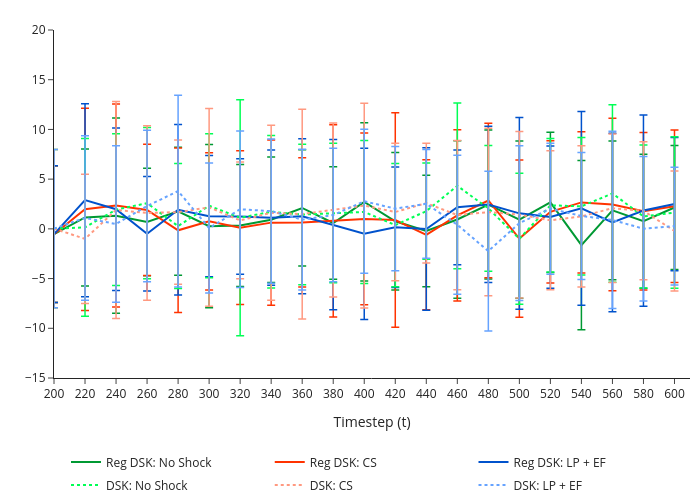

This figure's notebook cell:
### Code cell
SCENARIOS = {
    "Reg DSK: No Shock": {"df": scenario_results["hrhs_1"], "color": "#009933", 'dash': 'solid'},
    "Reg DSK: CS": {"df": scenario_results["hrhs_2"], "color": "#ff3300",'dash': 'solid'},
    "Reg DSK: LP + EF": {"df": scenario_results["hrhs_3"], "color": "#0052cc",'dash': 'solid'},
    "DSK: No Shock": {"df": scenario_results["dsk_sfc_1"], "color": "#00ff55", 'dash': 'dot'},
    "DSK: CS": {"df": scenario_results["dsk_sfc_2"], "color": "#ff9980", 'dash': 'dot'},
    "DSK: LP + EF": {"df": scenario_results["dsk_sfc_3"], "color": "#66a3ff", 'dash': 'dot'}
}
fig1 = build_macro_snapshot_metric_figure(
    scenarios=SCENARIOS,
    metric="GDP_r_growth",
    metric_label='',
    snap_ts=np.arange(200, 620, 20),
    title='Real GDP Growth',
    line_type='lines',
    ncol_legend=3,
    ymin=-15,
    ymax=20,
    CI_type='error_bar',
    pdf_pages=PDF_PAGES,
    pdf_path=OUTPUT / "GDP_r_growth_line.pdf",
)
fig1

# fig1.write_html("../figures/sprint4/GDP_r_growth_line.html", include_plotlyjs="cdn")

### Figure 1 — Plotly figure (JSON) as saved in the notebook; plotly's stock layout.template omitted (floating-point values rounded to 4 significant figures)
{"data": [{"error_y": {"array": [6.882, 6.885, 9.82, 5.4, 6.434, 8.209, 6.136, 6.314, 5.848, 5.665, 7.951, 6.91, 5.598, 7.919, 7.485, 7.911, 7.052, 8.513, 6.969, 6.743, 6.232], "color": "#009933", "thickness": 1.5, "type": "data", "visible": true, "width": 4}, "legendgroup": "Reg DSK: No Shock", "line": {"color": "#009933", "dash": "solid", "width": 2}, "marker": {"color": "#009933", "line": {"color": "#009933", "width": 1}, "size": 8, "symbol": "circle"}, "mode": "lines", "name": "Reg DSK: No Shock", "showlegend": true, "type": "scatter", "x": [200, 220, 240, 260, 280, 300, 320, 340, 360, 380, 400, 420, 440, 460, 480, 500, 520, 540, 560, 580, 600], "y": [-0.5367, 1.148, 1.32, 0.6949, 1.768, 0.2643, 0.3461, 0.9118, 2.101, 0.5886, 2.711, 0.7642, -0.2149, 0.9444, 2.446, 0.9289, 2.661, -1.635, 1.857, 0.7702, 2.148]}, {"error_y": {"array": [6.882, 10.17, 10.2, 6.6, 8.269, 6.891, 7.733, 8.316, 6.499, 9.666, 8.645, 10.78, 7.549, 8.621, 7.773, 7.919, 7.163, 7.102, 8.683, 7.912, 7.674], "color": "#ff3300", "thickness": 1.5, "type": "data", "visible": true, "width": 4}, "legendgroup": "Reg DSK: CS", "line": {"color": "#ff3300", "dash": "solid", "width": 2}, "marker": {"color": "#ff3300", "line": {"color": "#ff3300", "width": 1}, "size": 8, "symbol": "circle"}, "mode": "lines", "name": "Reg DSK: CS", "showlegend": true, "type": "scatter", "x": [200, 220, 240, 260, 280, 300, 320, 340, 360, 380, 400, 420, 440, 460, 480, 500, 520, 540, 560, 580, 600], "y": [-0.5367, 1.964, 2.347, 1.902, -0.1472, 0.7519, 0.1228, 0.6265, 0.643, 0.8068, 0.9997, 0.8901, -0.5978, 1.354, 2.854, -0.9827, 1.71, 2.662, 2.447, 1.774, 2.281]}, {"error_y": {"array": [6.882, 9.705, 8.174, 5.756, 8.572, 6.105, 5.814, 6.802, 7.798, 8.563, 8.612, 6.055, 8.181, 5.768, 7.861, 9.636, 7.154, 9.745, 8.981, 9.621, 6.703], "color": "#0052cc", "thickness": 1.5, "type": "data", "visible": true, "width": 4}, "legendgroup": "Reg DSK: LP + EF", "line": {"color": "#0052cc", "dash": "solid", "width": 2}, "marker": {"color": "#0052cc", "line": {"color": "#0052cc", "width": 1}, "size": 8, "symbol": "circle"}, "mode": "lines", "name": "Reg DSK: LP + EF", "showlegend": true, "type": "scatter", "x": [200, 220, 240, 260, 280, 300, 320, 340, 360, 380, 400, 420, 440, 460, 480, 500, 520, 540, 560, 580, 600], "y": [-0.5367, 2.886, 1.969, -0.49, 1.919, 1.277, 1.246, 1.122, 1.269, 0.4236, -0.4985, 0.1619, -0.01257, 2.168, 2.457, 1.56, 1.186, 2.065, 0.6448, 1.842, 2.497]}, {"error_y": {"array": [7.958, 8.939, 7.629, 7.613, 6.284, 7.232, 11.87, 7.663, 7.072, 7.018, 7.192, 6.2, 4.85, 8.331, 6.331, 6.592, 6.714, 6.915, 8.924, 7.193, 7.623], "color": "#00ff55", "thickness": 1.5, "type": "data", "visible": true, "width": 4}, "legendgroup": "DSK: No Shock", "line": {"color": "#00ff55", "dash": "dot", "width": 2}, "marker": {"color": "#00ff55", "line": {"color": "#00ff55", "width": 1}, "size": 8, "symbol": "circle"}, "mode": "lines", "name": "DSK: No Shock", "showlegend": true, "type": "scatter", "x": [200, 220, 240, 260, 280, 300, 320, 340, 360, 380, 400, 420, 440, 460, 480, 500, 520, 540, 560, 580, 600], "y": [0.02704, 0.1454, 1.936, 2.584, 0.2777, 2.325, 1.114, 1.72, 1.441, 1.589, 1.699, 0.3746, 1.783, 4.327, 2.059, -0.997, 2.366, 2.267, 3.558, 1.25, 1.641]}, {"error_y": {"array": [7.958, 6.49, 10.91, 8.767, 7.246, 9.941, 5.873, 8.802, 10.54, 8.744, 10.3, 6.905, 6.028, 7.502, 8.424, 8.362, 6.996, 7.094, 7.468, 6.936, 6.031], "color": "#ff9980", "thickness": 1.5, "type": "data", "visible": true, "width": 4}, "legendgroup": "DSK: CS", "line": {"color": "#ff9980", "dash": "dot", "width": 2}, "marker": {"color": "#ff9980", "line": {"color": "#ff9980", "width": 1}, "size": 8, "symbol": "circle"}, "mode": "lines", "name": "DSK: CS", "showlegend": true, "type": "scatter", "x": [200, 220, 240, 260, 280, 300, 320, 340, 360, 380, 400, 420, 440, 460, 480, 500, 520, 540, 560, 580, 600], "y": [0.02704, -1.009, 1.897, 1.598, 1.681, 2.162, 0.8435, 1.617, 1.488, 1.9, 2.341, 1.695, 2.585, 1.388, 1.686, 1.419, 0.8608, 1.257, 2.075, 1.813, -0.214]}, {"error_y": {"array": [7.958, 8.273, 7.863, 7.621, 9.64, 6.536, 7.865, 7.244, 7.084, 6.717, 7.239, 6.244, 5.472, 6.992, 8.03, 7.776, 6.585, 6.39, 8.914, 7.268, 5.93], "color": "#66a3ff", "thickness": 1.5, "type": "data", "visible": true, "width": 4}, "legendgroup": "DSK: LP + EF", "line": {"color": "#66a3ff", "dash": "dot", "width": 2}, "marker": {"color": "#66a3ff", "line": {"color": "#66a3ff", "width": 1}, "size": 8, "symbol": "circle"}, "mode": "lines", "name": "DSK: LP + EF", "showlegend": true, "type": "scatter", "x": [200, 220, 240, 260, 280, 300, 320, 340, 360, 380, 400, 420, 440, 460, 480, 500, 520, 540, 560, 580, 600], "y": [0.02704, 1.097, 0.4856, 2.29, 3.799, 0.07678, 1.97, 1.781, 0.9281, 1.389, 2.775, 2.031, 2.519, 0.4098, -2.241, 0.5821, 2.027, 1.297, 0.8967, 0.01361, 0.2713]}], "layout": {"height": 500, "legend": {"entrywidth": 0.3125, "entrywidthmode": "fraction", "orientation": "h", "tracegroupgap": 4, "x": 0.5, "xanchor": "center", "y": -0.2, "yanchor": "top"}, "margin": {"b": 10, "l": 0, "r": 10, "t": 30}, "paper_bgcolor": "rgba(0,0,0,0)", "plot_bgcolor": "rgba(0,0,0,0)", "width": 700, "xaxis": {"range": [200, 610], "tickvals": [200, 220, 240, 260, 280, 300, 320, 340, 360, 380, 400, 420, 440, 460, 480, 500, 520, 540, 560, 580, 600], "title": {"text": "Timestep (t)"}}, "yaxis": {"range": [-15, 20], "title": {"text": ""}}}}
